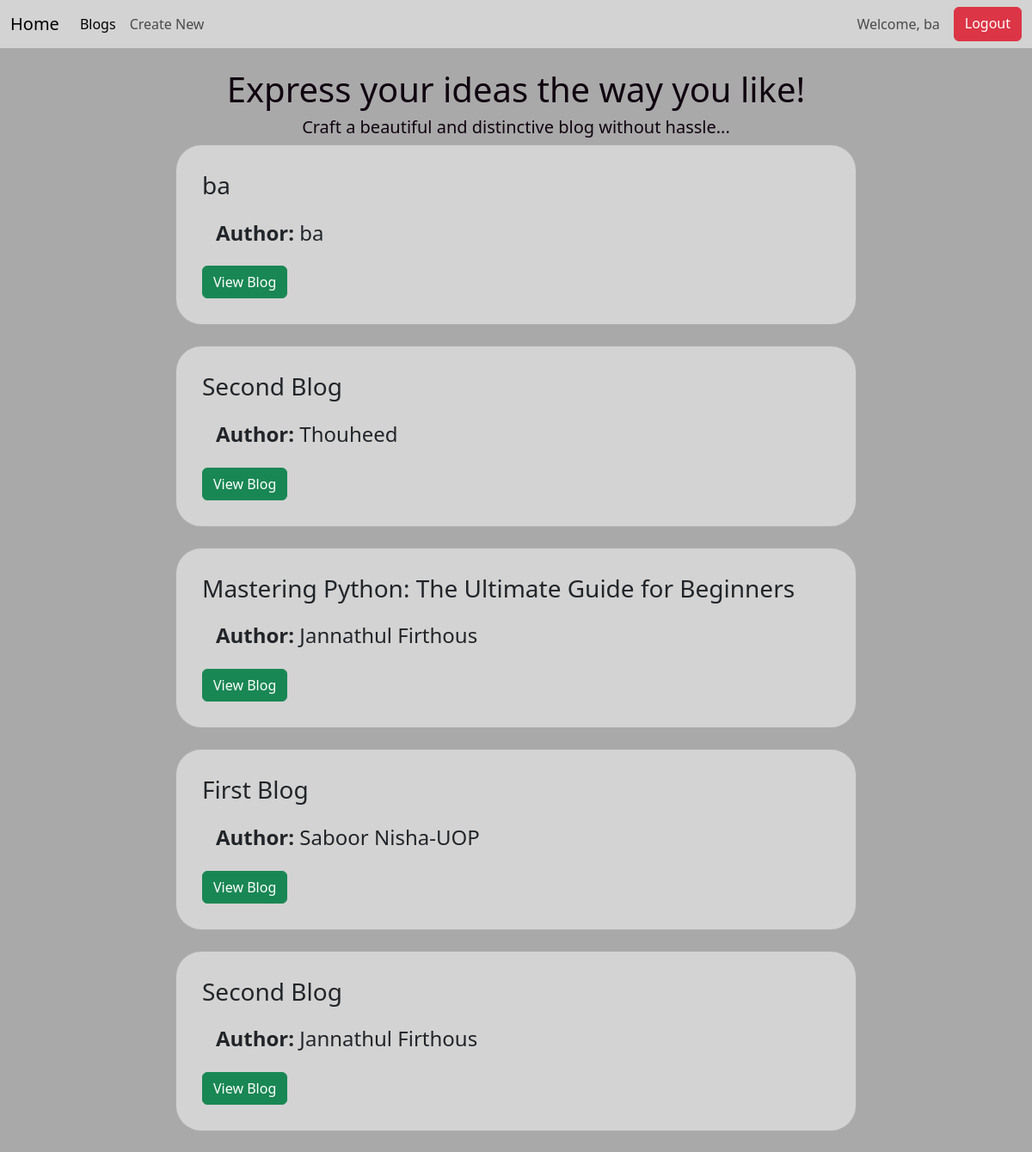
Screenshot of / (signed in) with the database file from the repository.
### models.py (models this page shows, shortened)
class User(UserMixin,db.Model):
    __tablename__ = 'user'
    id = db.Column(db.Integer, primary_key=True)
    Username = db.Column(db.String(500), nullable=False)
    Name = db.Column(db.String(100), nullable=False)
    Email = db.Column(db.String(100), nullable=False)
    Password = db.Column(db.String(500), nullable=True)

class Post(db.Model):
    id = db.Column(db.Integer, primary_key=True)
    Title = db.Column(db.String(500), nullable=False)
    Author = db.Column(db.String(100), nullable=False)
    Email = db.Column(db.String(500), nullable=False)
    Slug = db.Column(db.String(200), nullable=False)
    blog_post = db.Column(db.Text, nullable=False)
    created_at = db.Column(db.DateTime(timezone=True), server_default=func.now())

### app.py (the view)
@app.route('/')
@login_required
def home():
    user = Post.query.limit(100).all()
    return render_template('home.html', users=user)

### app.py (called while the page is built)
@login_manager.user_loader
def load_user(user_id):
    return User.query.get(int(user_id))

### templates/home.html (shortened to what this page needs)
<!DOCTYPE html>
<html lang="en">
<head>
    <link href="https://cdn.jsdelivr.net/npm/bootstrap@5.3.3/dist/css/bootstrap.min.css" rel="stylesheet">
</head>
<body style="background-color: darkgray;">
    <nav class="navbar navbar-expand-lg" style="background-color: #D3D3D3;">
        <div class="container-fluid">
            <a class="navbar-brand" href="/">Home</a>
            <div class="collapse navbar-collapse" id="navbarScroll">
                <ul class="navbar-nav me-auto my-2 my-lg-0 navbar-nav-scroll" style="--bs-scroll-height: 100px;">
                    <li class="nav-item">
                        <a class="nav-link active" aria-current="page" href="/">Blogs</a>
                    </li>
                    {% if not current_user.is_authenticated %}
                        <!-- <li class="nav-item">
                            <a class="nav-link active" aria-current="page" href="{{ url_for('signup') }}">Signup</a>
                        </li>
                        <li class="nav-item">
                            <a class="nav-link active" aria-current="page" href="{{ url_for('login') }}">Login</a>
                        </li> -->
                    {% else %}
                        <li class="nav-item">
                            <a class="nav-link" href="{{ url_for('link') }}">Create New</a>
                        </li>
                    {% endif %}
                </ul>
                <div class="d-flex">
                    {% if current_user.is_authenticated %}
                        <span class="navbar-text me-3">
                            Welcome, {{ current_user.Name }}
                        </span>
                        <a class="btn btn-danger" href="{{ url_for('logout') }}">Logout</a>
                    {% else %}
                        <a class="btn btn-primary" href="{{ url_for('login') }}">Login</a>
                        <a class="btn btn-success" href="{{ url_for('signup') }}">Signup</a>
                    {% endif %}
                </div>
            </div>
        </div>
    </nav>
    <br>
    <center style="color: rgb(15, 2, 15);">
        <h1>Express your ideas the way you like!</h1>
        <h5>Craft a beautiful and distinctive blog without hassle...</h5>
    </center>
    {% for user in users | reverse %}
        <div class="row justify-content-center">
            <div class="col-sm-8 mb-3 mb-sm-0">
                <div class="card" style="background-color: #D3D3D3; border-radius: 30px;">
                    <div class="card-body" style="padding: 30px;">
                        <h3 class="card-title">{{ user.Title }}</h3>
                        <h4 class="card-body"><b>Author:</b> {{ user.Author }}</h4>
                        <form action="{{ url_for('blog', id=user.id) }}">
                            <button type="submit" class="btn btn-success">View Blog</button>
                        </form>
                    </div>
                </div>
            </div>
        </div>
        <br>
    {% endfor %}
</body>
</html>

### rows the page displays
User: Name "ba"
Post: Title "ba", Author "ba"
Post: Title "Second Blog", Author "Thouheed"
Post: Title "Mastering Python: The Ultimate Guide for Beginners", Author "Jannathul Firthous"
Post: Title "First Blog", Author "Saboor Nisha-UOP"
Post: Title "Second Blog", Author "Jannathul Firthous"
